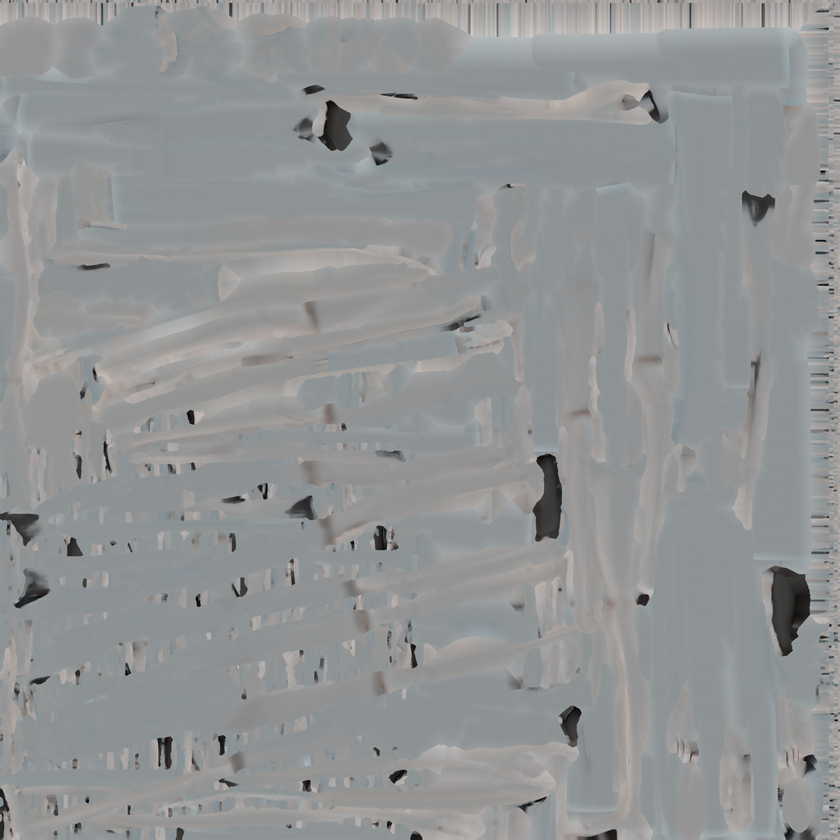
#> input picture ArtSource/ModelsP2/figure/albedo.png, 840 x 840 px, shrunk from 2048 x 2048 before the run, found by its file name
$ python p2_maps.py
#> lines starting #> are read from the running program, lines starting #| are printed output that depends on the picture
# 给 P2 模型的 albedo 生成法线和遮罩（R 光泽 G 缝隙）。用法：python3 -I Tools/p2_maps.py [名称...]
import site, sys, pathlib
sys.path.append(site.getusersitepackages())
import numpy as np
from PIL import Image
from scipy.ndimage import gaussian_filter, sobel
R = pathlib.Path(__file__).resolve().parents[1]/'ArtSource/ModelsP2'
names = sys.argv[1:] or [p.name for p in R.iterdir() if (p/'final/albedo.png').exists()]
for name in names:
    d = R/name/'final'
    a = np.asarray(Image.open(d/'albedo.png').convert('RGB')).astype(np.float32)/255
    l = a.mean(2)
    hf = l - gaussian_filter(l, 1.5); mf = gaussian_filter(l, 1.5) - gaussian_filter(l, 9)
#> after `mf = gaussian_filter(l, 1.5) - gaussian_filter(l, 9)`:
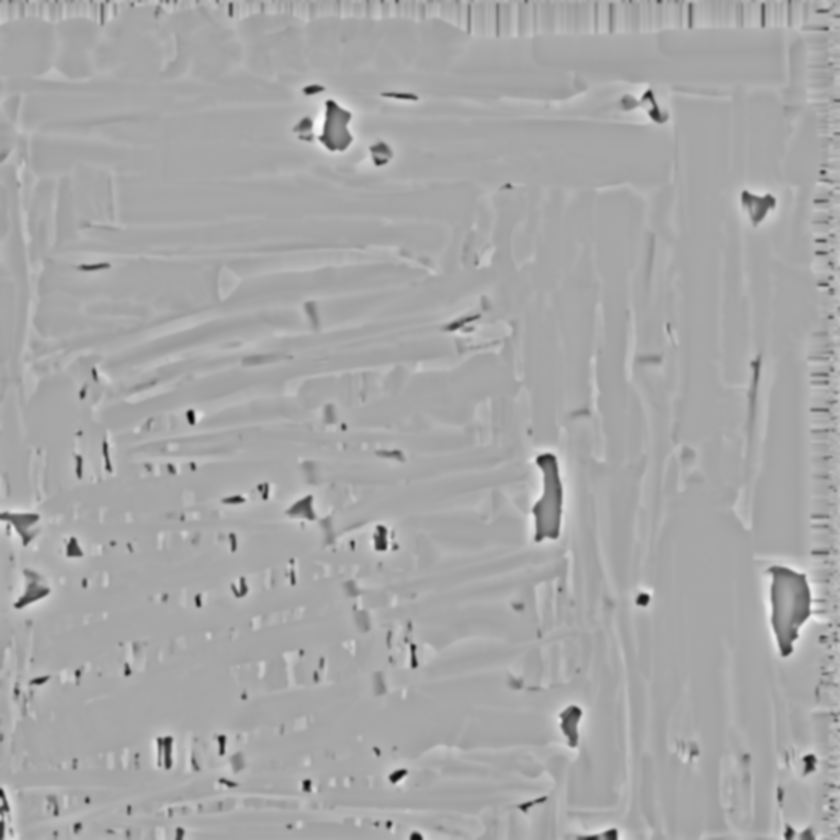
#> mf: shape (840, 840) float32; min -0.431, max 0.227, mean 7.84e-11; drawn with min black and max white
    h = hf*.9 + mf*1.3
    dx = sobel(h, axis=1)/8; dy = sobel(h, axis=0)/8
#> after `dy = sobel(h, axis=0) / 8`:
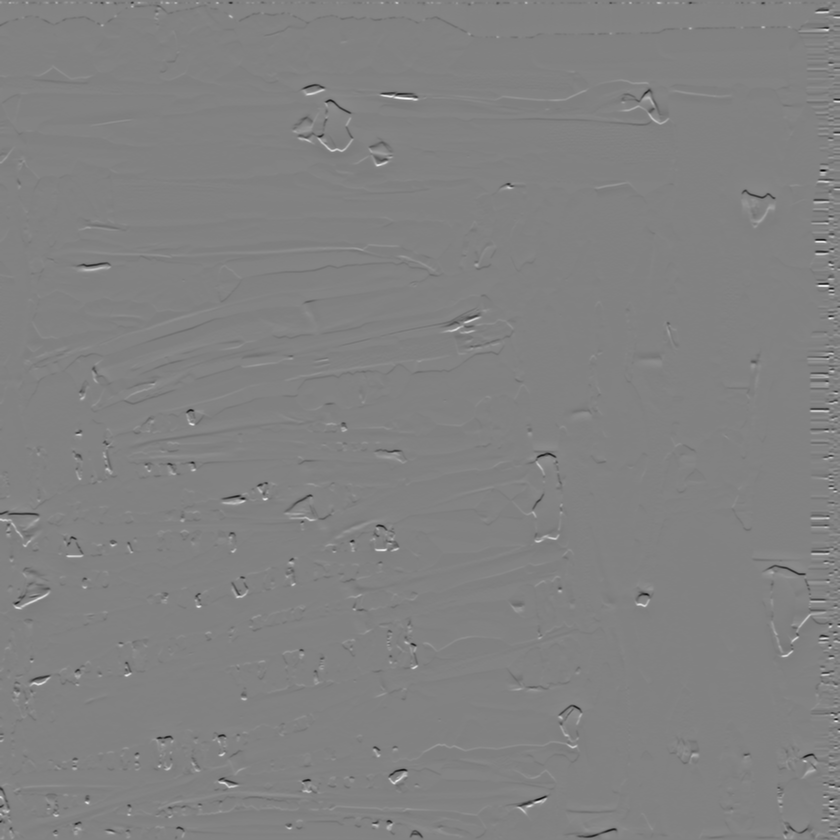
#> dy: shape (840, 840) float32; min -0.353, max 0.34, mean -7.43e-07; drawn with min black and max white
    n = np.dstack((-dx*11, dy*11, np.ones_like(l))); n /= np.linalg.norm(n, axis=2, keepdims=True)
#> after `n /= np.linalg.norm(n, axis=2, keepdims=True)`:
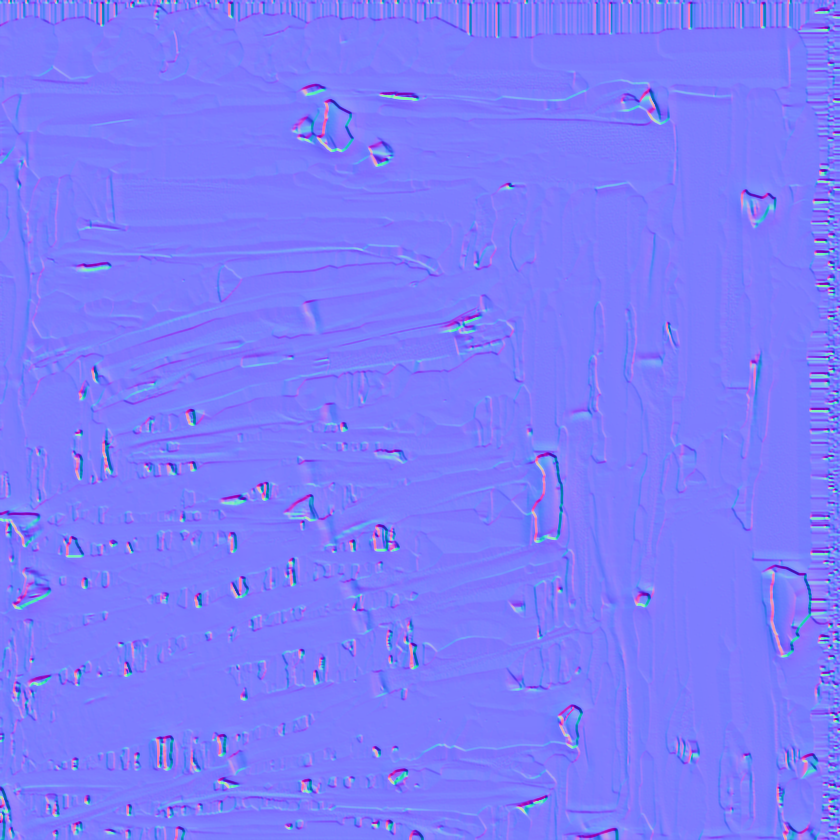
#> n: shape (840, 840, 3) float32; mean of channels 0, 1, 2 -0.000518, 0.000316, 0.986; drawn with min black and max white
    Image.fromarray(((n*.5+.5)*255).astype(np.uint8)).save(d/'albedo_n.png')
    cav = np.clip(1 + (hf*2 + mf*2.6).clip(-1, 0)*2.2, 0, 1)
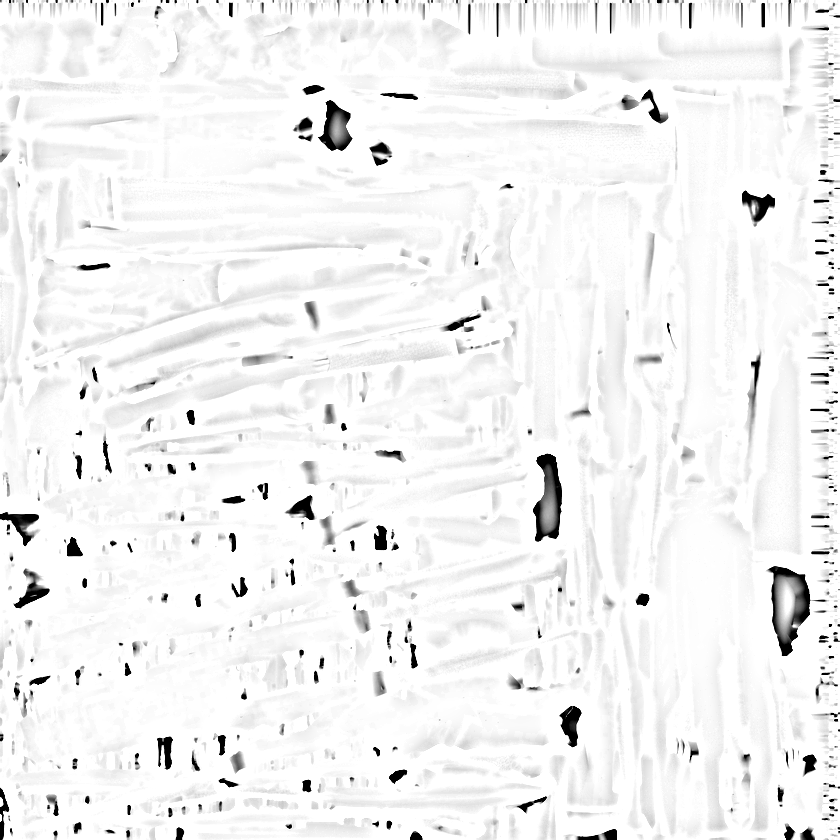
#> cav: shape (840, 840) float32; min 0, max 1, mean 0.954
    gl = np.clip(.2 + gaussian_filter(l, 24)*.5 - np.abs(mf)*5, 0, 1)
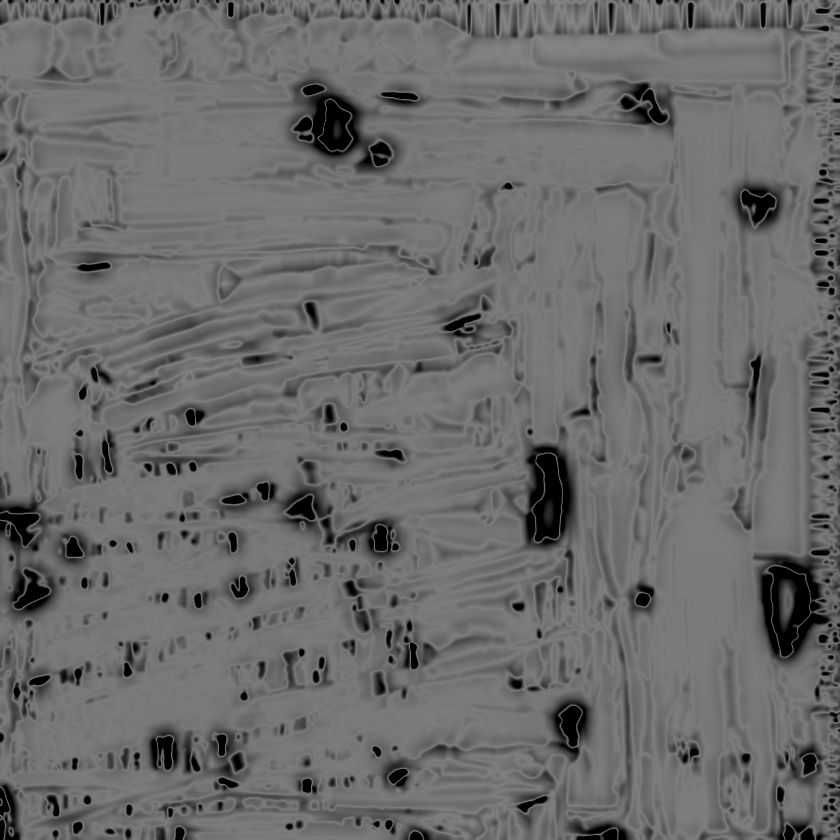
#> gl: shape (840, 840) float32; min 0, max 0.528, mean 0.419
    Image.fromarray((np.dstack((gl, cav, np.zeros_like(l)))*255).astype(np.uint8)).save(d/'albedo_m.png')
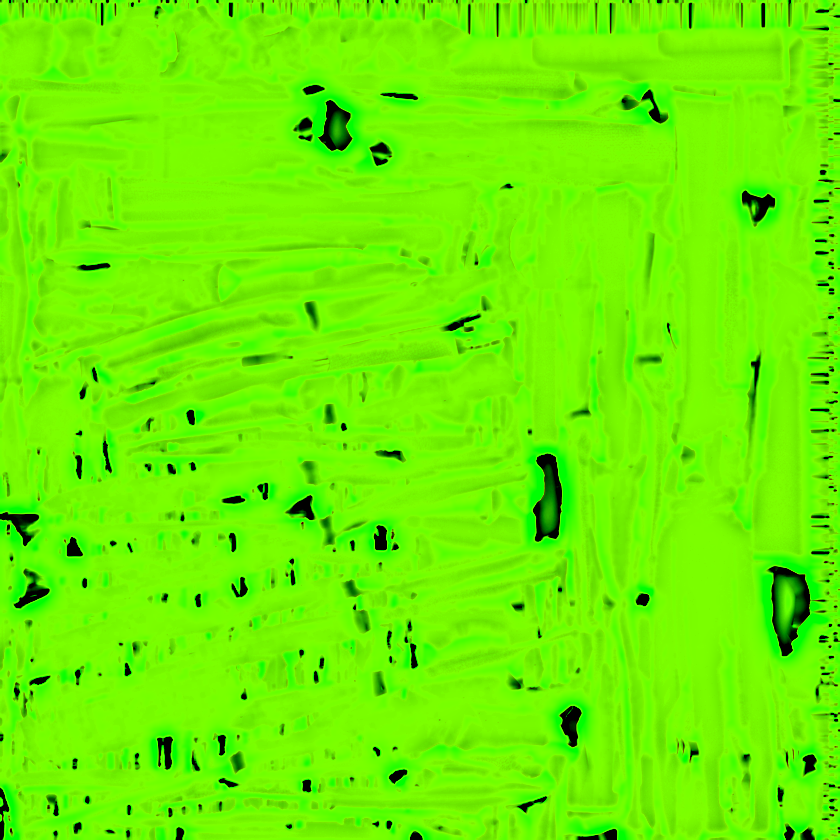
#> saved as albedo_m.png: PIL image 840x840 RGB; mean R, G, B 106.4, 242.9, 0
    print('ok', name, a.shape[:2])
#| ok bench (840, 840)
